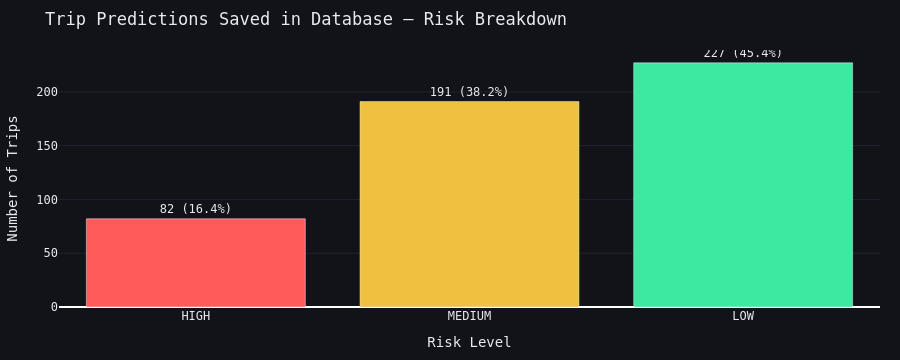

Notebook code cell kept with this figure:
### Code cell
# CELL 5 — Query saved predictions + risk analytics dashboard
print("Fetching saved predictions from database...")

r = requests.get(ANALYTICS, params={"query":"prediction_summary"}, timeout=30)
# Fallback: query directly via analytics exec_sql approach
import requests as req

# Fetch risk breakdown
r1 = req.get(ANALYTICS, params={"query":"kpi_summary"}, timeout=30)
kpi = pd.DataFrame(r1.json()["data"])

# Fetch trip predictions we just saved
pred_sql_r = req.post(
    ANALYTICS.replace("analytics","analytics"),  # same endpoint
    timeout=60
)

# Use a direct fetch via the analytics endpoint for custom SQL
API = ANALYTICS

def fetch(q):
    r = requests.get(API, params={"query": q}, timeout=60)
    r.raise_for_status()
    return pd.DataFrame(r.json().get("data") or [])

# Get prediction risk breakdown from DB
pred_r = requests.get(
    "https://YOUR_PROJECT_REF.supabase.co/functions/v1/analytics",
    params={"query": "trip_risk_summary"},
    timeout=30
)

# If that query doesn't exist, we'll show what we already have from Cell 4
print("\n📊 RISK ANALYTICS SUMMARY")
print("─" * 45)

# Re-use batch score result from Cell 4 (already in memory)
categories = ["HIGH","MEDIUM","LOW"]
counts = [high, medium, low]
pcts   = [high/total*100, medium/total*100, low/total*100]

for cat, cnt, pct in zip(categories, counts, pcts):
    icon = "🔴" if cat=="HIGH" else "🟡" if cat=="MEDIUM" else "🟢"
    bar = "█" * int(pct/2)
    print(f"  {icon} {cat:<8} {cnt:>5,} trips  {pct:5.1f}%  {bar}")

print(f"\n  Total scored : {total:,}")
print(f"  High-risk trips needing attention: {high:,}")

# ── Bar chart ──
fig = go.Figure(go.Bar(
    x=categories,
    y=counts,
    marker_color=["#ff5b5b","#f0c040","#3de8a0"],
    text=[f"{c:,}\n({p:.1f}%)" for c,p in zip(counts,pcts)],
    textposition="outside"
))
fig.update_layout(**LAYOUT, height=360,
    title="Trip Predictions Saved in Database — Risk Breakdown",
    xaxis_title="Risk Level", yaxis_title="Number of Trips")
fig.update_yaxes(gridcolor=C["border"])
fig.update_xaxes(gridcolor="rgba(0,0,0,0)")
fig.show()

print("\n✅ All predictions are saved in the trip_predictions table in Supabase.")
print("   You can query them from Power BI, your app, or any SQL client.")

### Figure 1 — Plotly figure (JSON) as saved in the notebook; plotly's stock layout.template omitted (floating-point values rounded to 4 significant figures)
{"data": [{"marker": {"color": ["#ff5b5b", "#f0c040", "#3de8a0"]}, "text": ["82\n(16.4%)", "191\n(38.2%)", "227\n(45.4%)"], "textposition": "outside", "x": ["HIGH", "MEDIUM", "LOW"], "y": [82, 191, 227], "type": "bar"}], "layout": {"font": {"family": "DM Mono, monospace", "color": "#e8eaf0", "size": 12}, "margin": {"l": 20, "r": 20, "t": 50, "b": 20}, "hoverlabel": {"font": {"color": "#e8eaf0"}, "bgcolor": "#1e2330"}, "paper_bgcolor": "#111318", "plot_bgcolor": "#111318", "height": 360, "title": {"text": "Trip Predictions Saved in Database — Risk Breakdown"}, "xaxis": {"title": {"text": "Risk Level"}, "gridcolor": "rgba(0,0,0,0)"}, "yaxis": {"title": {"text": "Number of Trips"}, "gridcolor": "#1e2330"}}}
